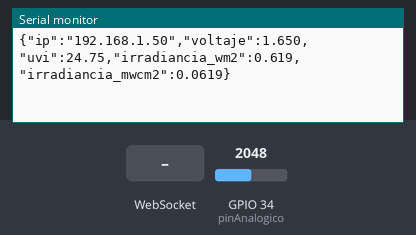
Bench run of a sketch on a simulated ESP32. Shown: the last lines printed to the serial monitor. The test bench sets the inputs (shaded band); at power-on: GPIO 34 (pinAnalogico) = 2048 (analog values on the 0–4095 scale). WiFi joins after 1.5 s; servers stay silent unless stated.

Above: at 3.2 s.
3.3 s: WebSocket text "1" received
At 3.9 s:
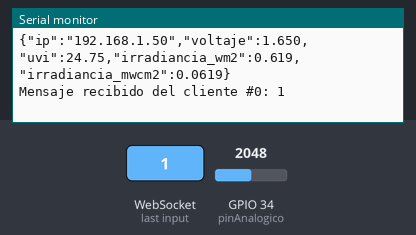
4.8 s: GPIO 34 (pinAnalogico) set to 2866
At 5.8 s:
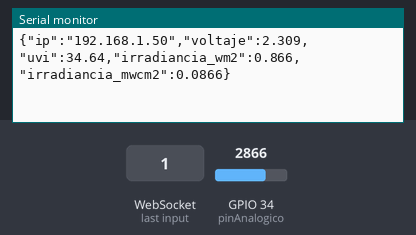
6.3 s: WebSocket text "0" received
At 6.9 s:
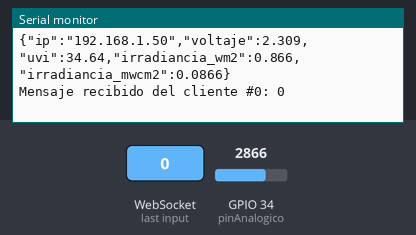
7.8 s: GPIO 34 (pinAnalogico) set to 3603
At 8.8 s:
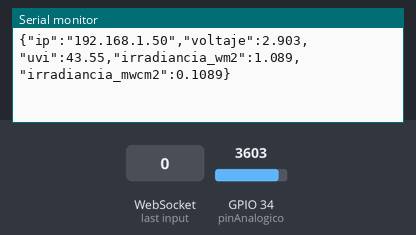
Timing chart, 0 to 10.3 s (numbered marks = the images above; inputs shaded):
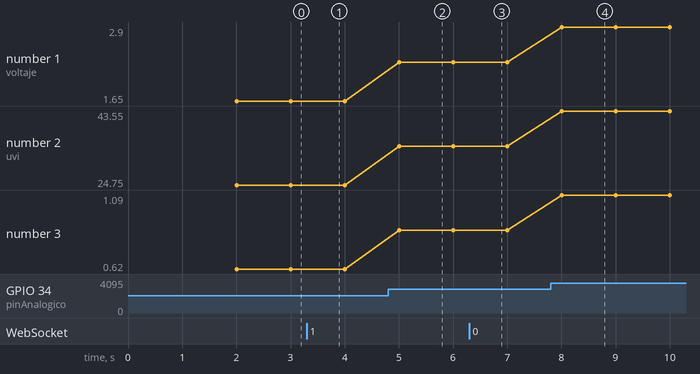

Measured:
- after the input at 3.3 s, the serial monitor: prints a new line at once (image 1)
- after the input at 4.8 s, the serial monitor: prints a new line after 0.20 s (image 2)
- after the input at 6.3 s, the serial monitor: prints a new line at once (image 3)
- after the input at 7.8 s, the serial monitor: prints a new line after 0.20 s (image 4)
- plotted number 1: 1.65 → 2.31 after the input at 4.8 s, 2.31 → 2.9 after the input at 7.8 s
- plotted number 2: 24.75 → 34.64 after the input at 4.8 s, 34.64 → 43.55 after the input at 7.8 s
- plotted number 3: 0.62 → 0.87 after the input at 4.8 s, 0.87 → 1.09 after the input at 7.8 s

The sketch:

Proyect.ino
```cpp
#include <WiFi.h>
#include <ESPAsyncWebServer.h>
#include <WiFiMulti.h>
#include <WiFiClientSecure.h>
#include <WebSocketsServer.h>

// === Config WiFi ===
const char* ssid = "SSID";
const char* password = "PAS";

// === Config WebSocket ===
WiFiMulti WiFiMulti;
WebSocketsServer webSocket(81);
AsyncWebServer server(80);

// === Sensor UV ===
const int pinAnalogico = 34;
const float K_UVI_PER_V = 15.0f;   // Escala aprox: 1V ≈ 15 UVI

// === Intervalo de envío ===
const uint16_t dataTxTimeInterval = 1000;

// === Prototipo de función WebSocket ===
void onWebSocketEvent(uint8_t client_num, WStype_t type, uint8_t *payload, size_t length);

void setup() {
  Serial.begin(115200);

  // Conectar WiFi
  Serial.println("Conectando a la red WiFi");
  WiFi.begin(ssid, password);
  while (WiFi.status() != WL_CONNECTED) {
    delay(1000);
    Serial.print(".");
  }
  Serial.println("\nConectado");
  Serial.print("IP: ");
  Serial.println(WiFi.localIP());

  // Config ADC
  analogReadResolution(12);
  analogSetPinAttenuation(pinAnalogico, ADC_0db);  // rango 0-1.1V

  // WebSocket
  webSocket.begin();
  webSocket.onEvent(onWebSocketEvent);

  // Servidor HTTP básico
  server.on("/", HTTP_GET, [](AsyncWebServerRequest *request){
    request->send(200, "text/plain", "ESP32 UV Server corriendo");
  });
  server.begin();
}

void loop() {
  webSocket.loop();

  static uint32_t prevMillis = 0;
  if (millis() - prevMillis >= dataTxTimeInterval) {
    prevMillis = millis();

    // === Leer sensor ===
    int mv = analogReadMilliVolts(pinAnalogico);   // en mV calibrados
    float v = mv / 1000.0f;                        // a volt
    float uvi = v * K_UVI_PER_V;                   // UVI estimado
    if (uvi < 0) uvi = 0;
    float E_Wm2   = uvi * 0.025f;                  // W/m^2
    float E_mWcm2 = E_Wm2 * 0.1f;                  // mW/cm^2

    // === JSON data ===
   String data = "{";
  data += "\"ip\":\"" + WiFi.localIP().toString() + "\",";
  data += "\"voltaje\":" + String(v, 3) + ",";
  data += "\"uvi\":" + String(uvi, 2) + ",";
  data += "\"irradiancia_wm2\":" + String(E_Wm2, 3) + ",";
  data += "\"irradiancia_mwcm2\":" + String(E_mWcm2, 4);
  data += "}";

    // Enviar a todos los clientes
    webSocket.broadcastTXT(data);

    // Debug en serie
    Serial.println(data);
  }
}

// === Evento WebSocket ===
void onWebSocketEvent(uint8_t client_num, WStype_t type, uint8_t *payload, size_t length) {
  switch (type) {
    case WStype_TEXT:
      Serial.print("Mensaje recibido del cliente #");
      Serial.print(client_num);
      Serial.print(": ");
      Serial.println((char*)payload);
      break;
  }
}
```
